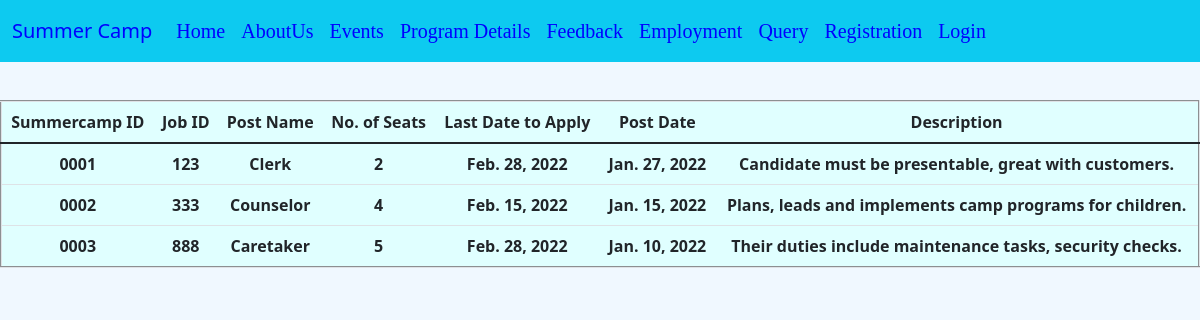
Screenshot of /employment with the database file from the repository.
### summercamp/models.py (models this page shows, shortened)
class Job_Description(models.Model):
    Summercamp_Id=models.CharField(max_length=30)
    Job_Id=models.CharField(max_length=30,primary_key=True)
    PostName=models.CharField(max_length=30,null=False)
    No_ofseats=models.IntegerField(null=False)
    LastDatetoapply=models.DateField(null=False)
    Postdate=models.DateField(default=timezone.now)
    Description=models.TextField(null=False)

### summercamp/views.py (the view)
# urls.py: path('employment',views.employment,name="employment"),
def employment(request):
    job_set=Job_Description.objects.all()
    context={"jobinfo":job_set}
    return render(request,"summercamp/employment.html",context)

### summercamp/templates/summercamp/employment.html (shortened to what this page needs)
<!DOCTYPE html>
<html lang="en">
<head>
    <link href="https://cdn.jsdelivr.net/npm/bootstrap@5.1.3/dist/css/bootstrap.min.css" rel="stylesheet">
</head>
<body style="background-color:aliceblue;">
  {%include 'summercamp/header.html' %}
    <table class="table" style="margin-top:1cm;text-align: center;background-color:lightcyan;" border="2">
        <thead>
          <tr>
            <th scope="col">Summercamp ID</th>
            <th scope="col">Job ID</th>
            <th scope="col">Post Name</th>
            <th scope="col">No. of Seats</th>
            <th scope="col">Last Date to Apply</th>
            <th scope="col">Post Date</th>
            <th scope="col">Description</th>
          </tr>
        </thead>
        {% for j in jobinfo %}
        <tr>
            <th>{{j.Summercamp_Id}}</th>
            <th>{{j.Job_Id}}</th>
            <th>{{j.PostName}}</th>
            <th>{{j.No_ofseats}}</th>
            <th>{{j.LastDatetoapply}}</th>
            <th>{{j.Postdate}}</th>
            <th>{{j.Description}}</th>
        </tr>
        {%endfor%}
      </table>
</body>
</html>

### rows the page displays
Job_Description: Summercamp_Id "0001", Job_Id "123", PostName "Clerk", No_ofseats "2", LastDatetoapply "Feb. 28, 2022", Postdate "Jan. 27, 2022", Description "Candidate must be presentable, great with customers."
Job_Description: Summercamp_Id "0002", Job_Id "333", PostName "Counselor", No_ofseats "4", LastDatetoapply "Feb. 15, 2022", Postdate "Jan. 15, 2022", Description "Plans, leads and implements camp programs for children."
Job_Description: Summercamp_Id "0003", Job_Id "888", PostName "Caretaker", No_ofseats "5", LastDatetoapply "Feb. 28, 2022", Postdate "Jan. 10, 2022", Description "Their duties include maintenance tasks, security checks."
